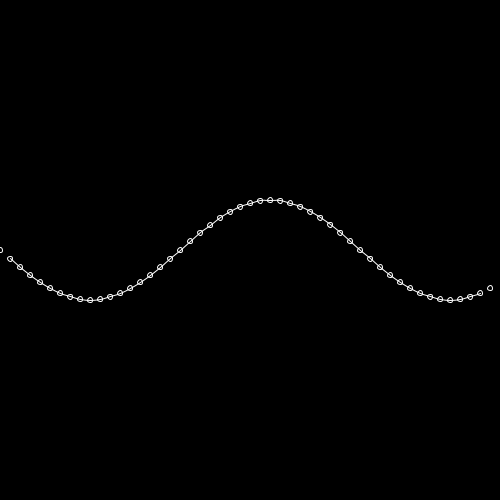
Frame 1 (no input)
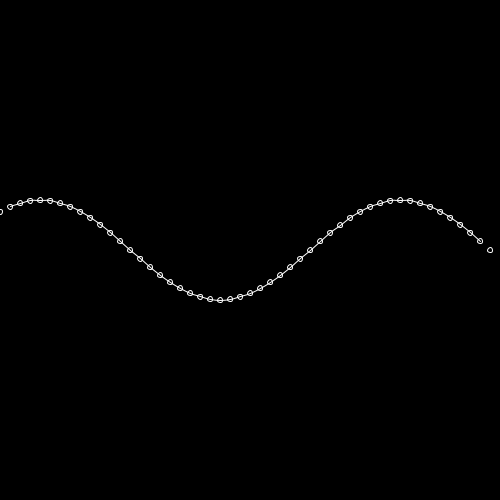
Frame 60 (the mouse pressed at the canvas centre just before this capture)
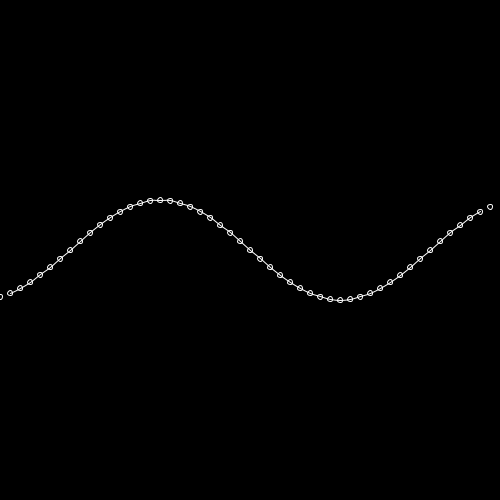
Frame 120 (the mouse held since frame 60 and released just before this capture)

The Processing sketch that drew these frames (run headless with seeded random() and noise(); from frame 60 on, the mouse is pressed at the canvas centre):

// Processing sketch: proj15
// ── proj15.pde
float time = 0;
void setup() {
	size(500,500);
}

void draw() {
	background(0);
	noFill();
	stroke(255);
	beginShape();
	for(int i = 0; i < 50; i++)
	{
		curveVertex(i * 10, 250 + 50 *sin(radians(i*10 + time)));
		ellipse(i * 10, 250 + 50 *sin(radians(i*10 + time)), 5,5);
	}
	endShape();

	time += 10;
}
